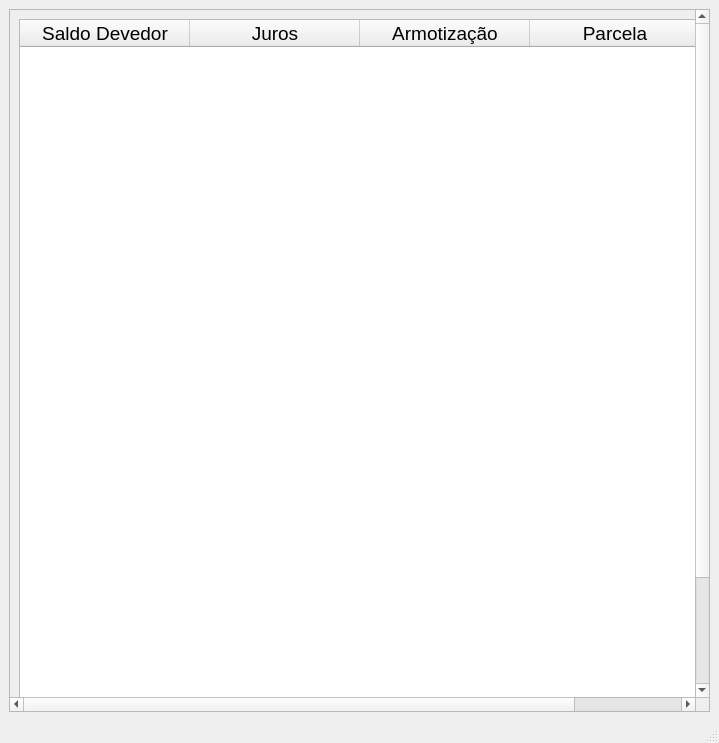
<?xml version="1.0" encoding="UTF-8"?>
<ui version="4.0">
 <class>MainWindow</class>
 <widget class="QMainWindow" name="MainWindow">
  <property name="geometry">
   <rect>
    <x>0</x>
    <y>0</y>
    <width>719</width>
    <height>743</height>
   </rect>
  </property>
  <property name="windowTitle">
   <string>Tabela de amortização</string>
  </property>
  <property name="styleSheet">
   <string notr="true"/>
  </property>
  <widget class="QWidget" name="centralwidget">
   <layout class="QVBoxLayout" name="verticalLayout">
    <item>
     <widget class="QScrollArea" name="scrollArea">
      <property name="widgetResizable">
       <bool>true</bool>
      </property>
      <widget class="QWidget" name="scrollAreaWidgetContents">
       <property name="geometry">
        <rect>
         <x>0</x>
         <y>0</y>
         <width>818</width>
         <height>818</height>
        </rect>
       </property>
       <layout class="QVBoxLayout" name="verticalLayout_2">
        <item>
         <widget class="QTableWidget" name="tableWidget">
          <property name="minimumSize">
           <size>
            <width>800</width>
            <height>800</height>
           </size>
          </property>
          <property name="font">
           <font>
            <pointsize>14</pointsize>
           </font>
          </property>
          <property name="styleSheet">
           <string notr="true"/>
          </property>
          <attribute name="horizontalHeaderMinimumSectionSize">
           <number>71</number>
          </attribute>
          <attribute name="horizontalHeaderDefaultSectionSize">
           <number>170</number>
          </attribute>
          <attribute name="verticalHeaderMinimumSectionSize">
           <number>26</number>
          </attribute>
          <attribute name="verticalHeaderDefaultSectionSize">
           <number>30</number>
          </attribute>
          <column>
           <property name="text">
            <string>Saldo Devedor</string>
           </property>
           <property name="font">
            <font>
             <pointsize>14</pointsize>
            </font>
           </property>
          </column>
          <column>
           <property name="text">
            <string>Juros</string>
           </property>
           <property name="font">
            <font>
             <pointsize>14</pointsize>
            </font>
           </property>
          </column>
          <column>
           <property name="text">
            <string>Armotização</string>
           </property>
           <property name="font">
            <font>
             <pointsize>14</pointsize>
            </font>
           </property>
          </column>
          <column>
           <property name="text">
            <string>Parcela</string>
           </property>
           <property name="font">
            <font>
             <pointsize>14</pointsize>
            </font>
           </property>
          </column>
         </widget>
        </item>
       </layout>
      </widget>
     </widget>
    </item>
   </layout>
  </widget>
  <widget class="QMenuBar" name="menubar">
   <property name="geometry">
    <rect>
     <x>0</x>
     <y>0</y>
     <width>719</width>
     <height>22</height>
    </rect>
   </property>
  </widget>
  <widget class="QStatusBar" name="statusbar"/>
 </widget>
 <resources/>
 <connections/>
</ui>
